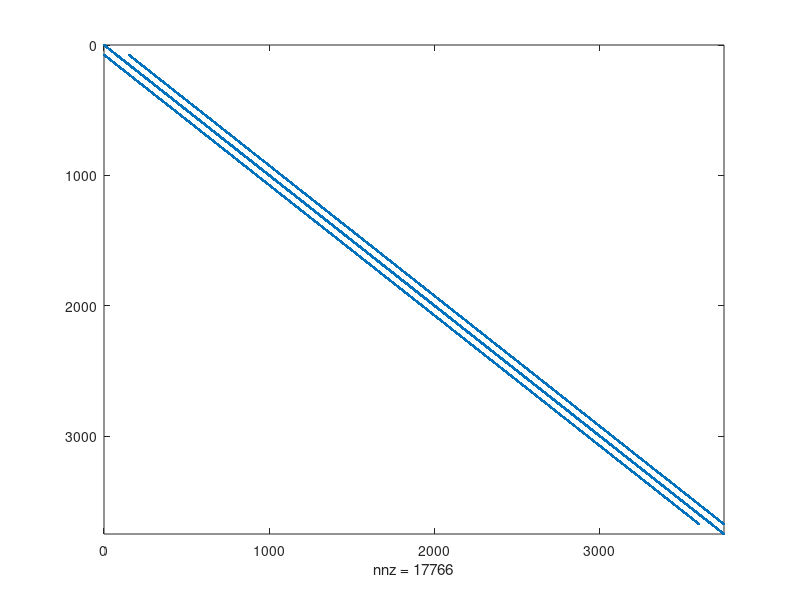
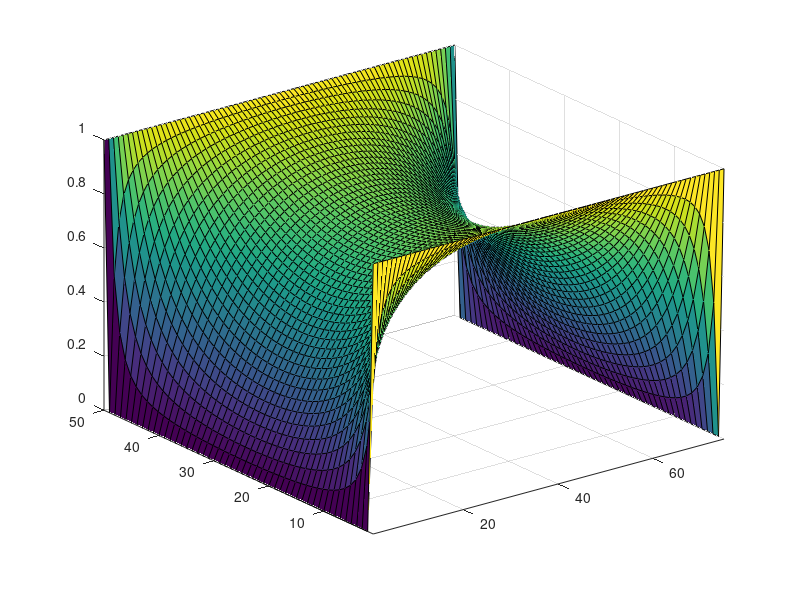
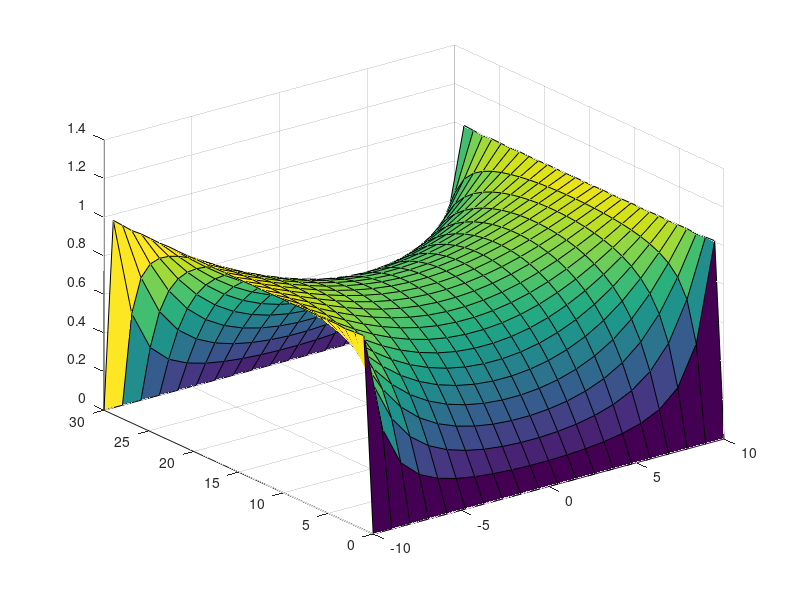

These figures' MATLAB source, in order:
close all
clear

nx = 50;
ny = nx*3/2;
G = sparse(nx*ny);
V = zeros(nx*ny, 1);

for i = 1:nx
    for j = 1:ny
        n = j + (i-1)*ny;
        
        if i == 1
            G(n, :) = 0;
            G(n, n) = 1;
            V(n) = 1;
        elseif i == nx
            G(n, :) = 0;
            G(n, n) = 1;
            V(n) = 1;
        elseif j == 1
            G(n, :) = 0;
            G(n, n) = 1;
        elseif j == ny
            G(n, :) = 0;
            G(n, n) = 1;
        else
            G(n, n) = -4;
            G(n, n+1) = 1;
            G(n, n-1) = 1;
            G(n, n+ny) = 1;
            G(n, n-ny) = 1;
        end
    end
end

E = G\V;
figure(1)
spy(G);

figure(2)
X = zeros(nx, ny, 1);
for i = 1:nx
    for j = 1:ny
        n = j + (i-1)*ny;
        X(i,j) = E(n);
    end
end
surf(X)
axis tight

series = zeros(30,20);
a = 30;
b = 10;
x = linspace(-10, 10, 20);
y = linspace(0, 30, 30);
[xx, yy] = meshgrid(x,y);
for n = 1: 2: 600
    series = (series + (cosh(n*pi*xx/a).*sin(n*pi*yy/a))./(n*cosh(n*pi*b/a)));
    figure(3)
    surf(x, y, (4/pi)*series)
    pause(0.01)
end